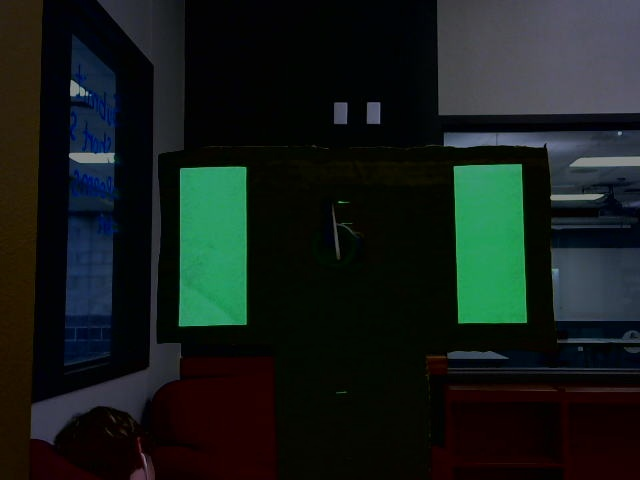
//> input picture cpp_code/test_input.jpg, 640 x 480 px
$ ./Main   (built with g++ and OpenCV 4)
//> lines starting //> are read from the running program, lines starting //| are printed output that depends on the picture; after the words box and inside, x2 and y2 are one past the last pixel; in counts of white or black regions, pixels touching at a corner belong together
### cpp_code/ImageProcessing.cpp
#include <iostream>
#include <opencv2/opencv.hpp>
#include "opencv2/highgui/highgui.hpp"
#include "opencv2/imgproc/imgproc.hpp"

using namespace cv;
using namespace std;

class ImageProcessing
{
    private:
        Mat manipImage;
        Mat origImage;

    public:
        ImageProcessing(Mat manip, Mat orig)
        {
            manipImage = manip;
            origImage = orig;
        }

        void houghTransform()
        {
            vector<Vec2f> lines;
            HoughLines(manipImage, lines, 1, CV_PI/180, 100);

            for(size_t i = 0; i < lines.size(); i++)
            {
              float rho = lines[i][0], theta = lines[i][1];
              Point pt1, pt2;
              double a = cos(theta), b = sin(theta);
              double x0 = a*rho, y0 = b*rho;
              pt1.x = cvRound(x0 + 1000*(-b));
              pt1.y = cvRound(y0 + 1000*(a));
              pt2.x = cvRound(x0 - 1000*(-b));
              pt2.y = cvRound(y0 - 1000*(a));
              line(origImage, pt1, pt2, Scalar(0, 0, 255), 2, CV_AA);
            }
        }

        // [11 lines left out: function pHoughTransform, not called in this run]

        void viewImage()
        {
            String windowName = "Hough";

            namedWindow(windowName);
            imshow(windowName, origImage);
            waitKey(0);
            destroyWindow(windowName);
        }
};

### cpp_code/ImageManipulation.cpp
#include <iostream>
#include <opencv2/opencv.hpp>
#include "opencv2/highgui/highgui.hpp"
#include "opencv2/imgproc/imgproc.hpp"

using namespace cv;
using namespace std;

class ImageManipulation
{
    private:
        Mat origImage;
        Mat manipImage;

        // Hue
        const int iLowH = 64;
        const int iHighH = 84;

        // Saturation
        const int iLowS = 90;
        const int iHighS = 255;

        // Value
        const int iLowV = 20;
        const int iHighV = 255;

    public:
        ImageManipulation(Mat frame)
        {
            origImage = frame;
//> origImage is the input picture: 480 rows x 640 cols, CV_8UC3; mean B, G, R 25.7, 28.7, 21.1

            // Create blank image with the same size as the camera image
            manipImage = Mat::zeros(origImage.size(), CV_8UC3);
        }

        void threshold()
        {
            Mat imgHSV;
            int width = 10;
            int height = 10;


            cvtColor(origImage, imgHSV, COLOR_BGR2HSV);
//> imgHSV: 480 rows x 640 cols, CV_8UC3; mean H, S, V 71.4, 189.1, 36.1

            inRange(imgHSV, Scalar(iLowH, iLowS, iLowV), Scalar(iHighH, iHighS, iHighV), manipImage);
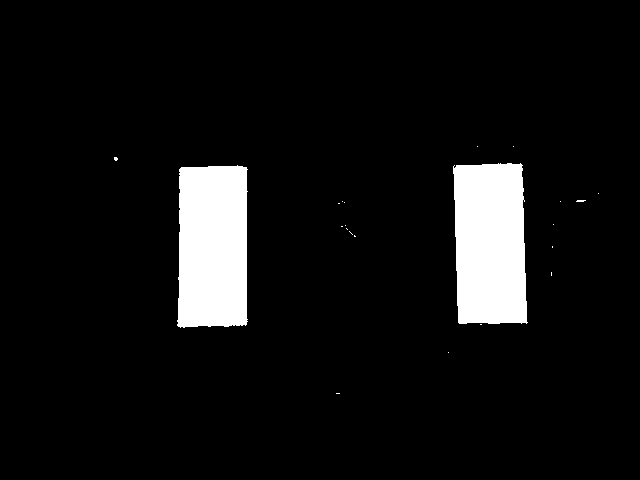
//> manipImage: 480 rows x 640 cols, CV_8UC1; 7.1% white; 22 white regions (20 under 20 px), largest, box (x1, y1, x2, y2) and area: (453, 163, 528, 324) 10968, (177, 165, 248, 328) 10893

            //morphological opening (remove small objects from the foreground
            erode(manipImage, manipImage, getStructuringElement(MORPH_ELLIPSE, Size(width, height)));
            dilate(manipImage, manipImage, getStructuringElement(MORPH_ELLIPSE, Size(width, height)));

            //morphological closing (fill small holes in the foreground)
            dilate(manipImage, manipImage, getStructuringElement(MORPH_ELLIPSE, Size(width, height)));
            erode(manipImage, manipImage, getStructuringElement(MORPH_ELLIPSE, Size(width, height)));
        }

        void canny()
        {
            Canny(manipImage, manipImage, 100, 150);
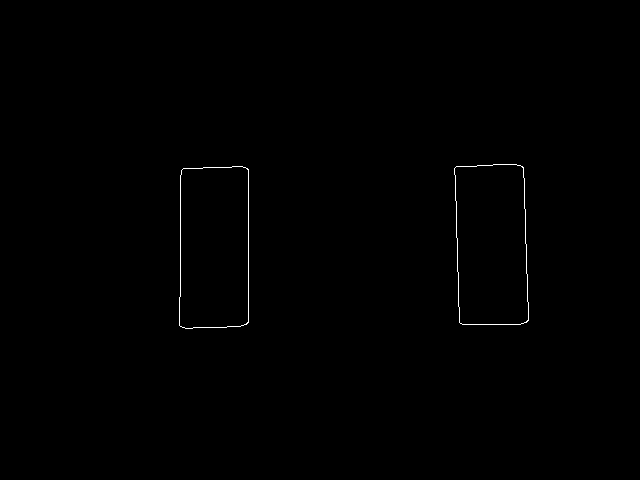
//> manipImage: 480 rows x 640 cols, CV_8UC1; 0.29% white in thin lines or dots, all inside (x1, y1, x2, y2) = (179, 164, 529, 329)
        }

        void viewImage()
        {
            String windowName = "Changed Image";

            namedWindow(windowName);
            imshow(windowName, manipImage);
            waitKey(0);
            destroyWindow(windowName);
        }

        Mat getOrigionalImage()
        {
            return origImage;
        }

        Mat getMaipulatedImage()
        {
            return manipImage;
        }
};

### cpp_code/Main.cpp
#include <opencv2/opencv.hpp>
#include <iostream>
#include "ImageCap.cpp"
#include "ImageManipulation.cpp"
#include "ImageProcessing.cpp"


int main(int argc, char *argv[])
{
    // ImageCap image = ImageCap(1);
    // image.viewImage();

    ImageManipulation thresh = ImageManipulation(imread("./test_input.jpg"));
    thresh.threshold();
    thresh.canny();
    thresh.viewImage();

    ImageProcessing hough = ImageProcessing(thresh.getMaipulatedImage(), thresh.getOrigionalImage());
    hough.houghTransform();
//> in houghTransform, `HoughLines(manipImage, lines, 1, CV_PI/180, 100);`: lines = 4 lines (rho, theta): [248, 0], [180, 0], [-448, 3.11], [-517, 3.11]
//> the loop in houghTransform, `for(size_t i = 0; i < lines.size(); i++)` made 4 passes
//> (rho, theta, a, b, x0, y0) on passes 1 to 4: (248, 0, 1, 0, 248, 0), (180, 0, 1, 0, 180, 0), (-448, 3.11, -0.999, 0.0349, 447.7, -15.63), (-517, 3.11, -0.999, 0.0349, 516.7, -18.04)
//> after the loop in houghTransform, `for(size_t i = 0; i < lines.size(); i++)`:
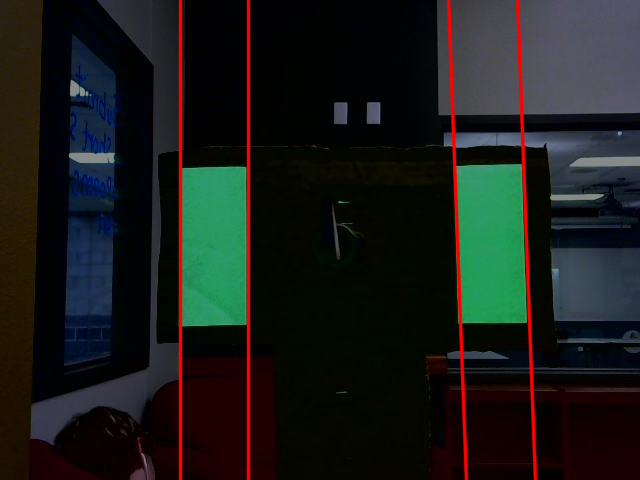
//> origImage: 480 rows x 640 cols, CV_8UC3; 3.12% of pixels changed, all inside (x1, y1, x2, y2) = (178, 0, 538, 480)
    hough.viewImage();

    return 0;
}
